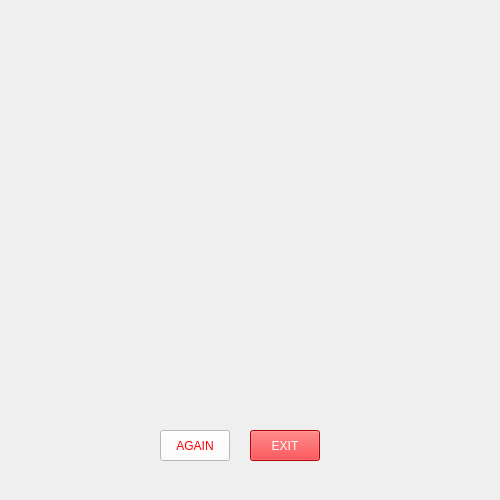
<?xml version="1.0" encoding="UTF-8"?>
<ui version="4.0">
 <class>game_over</class>
 <widget class="QWidget" name="game_over">
  <property name="geometry">
   <rect>
    <x>0</x>
    <y>0</y>
    <width>500</width>
    <height>500</height>
   </rect>
  </property>
  <property name="maximumSize">
   <size>
    <width>500</width>
    <height>500</height>
   </size>
  </property>
  <property name="windowTitle">
   <string>Form</string>
  </property>
  <widget class="QLabel" name="tela_gameOver">
   <property name="geometry">
    <rect>
     <x>0</x>
     <y>0</y>
     <width>500</width>
     <height>500</height>
    </rect>
   </property>
   <property name="maximumSize">
    <size>
     <width>1080</width>
     <height>1080</height>
    </size>
   </property>
   <property name="text">
    <string/>
   </property>
   <property name="pixmap">
    <pixmap>img/tela_GameOver.jpg</pixmap>
   </property>
   <property name="scaledContents">
    <bool>true</bool>
   </property>
  </widget>
  <widget class="QPushButton" name="btn_again">
   <property name="geometry">
    <rect>
     <x>160</x>
     <y>430</y>
     <width>70</width>
     <height>31</height>
    </rect>
   </property>
   <property name="maximumSize">
    <size>
     <width>70</width>
     <height>70</height>
    </size>
   </property>
   <property name="cursor">
    <cursorShape>PointingHandCursor</cursorShape>
   </property>
   <property name="styleSheet">
    <string notr="true">color: rgb(255, 0, 4);
font: 75 16pt &quot;Terminal&quot;;
background-color: rgb(255, 255, 255);
</string>
   </property>
   <property name="text">
    <string>AGAIN</string>
   </property>
   <property name="iconSize">
    <size>
     <width>70</width>
     <height>70</height>
    </size>
   </property>
  </widget>
  <widget class="QPushButton" name="btn_exit">
   <property name="geometry">
    <rect>
     <x>250</x>
     <y>430</y>
     <width>70</width>
     <height>31</height>
    </rect>
   </property>
   <property name="maximumSize">
    <size>
     <width>70</width>
     <height>70</height>
    </size>
   </property>
   <property name="cursor">
    <cursorShape>PointingHandCursor</cursorShape>
   </property>
   <property name="styleSheet">
    <string notr="true">
color: rgb(255, 255, 255);
font: 75 16pt &quot;Terminal&quot;;
background-color: rgb(255, 0, 4);

</string>
   </property>
   <property name="text">
    <string>EXIT</string>
   </property>
   <property name="iconSize">
    <size>
     <width>70</width>
     <height>70</height>
    </size>
   </property>
  </widget>
 </widget>
 <resources/>
 <connections/>
</ui>
